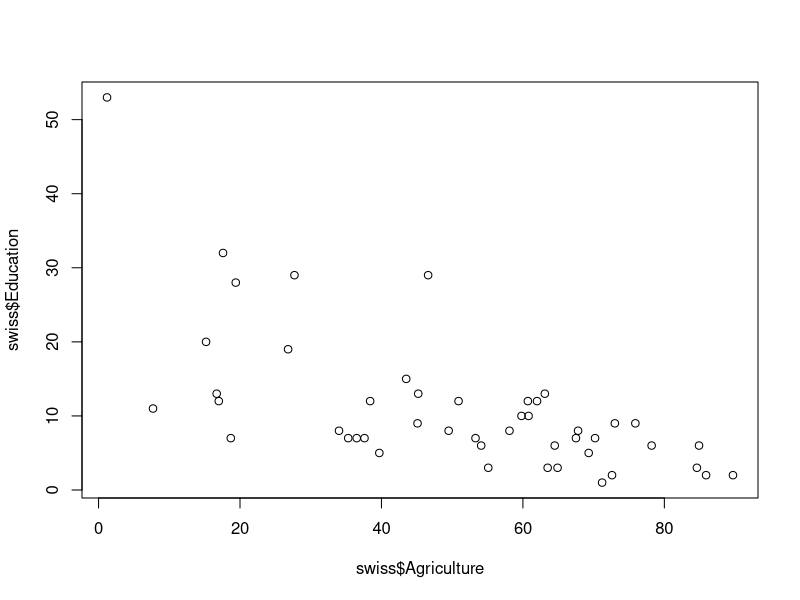
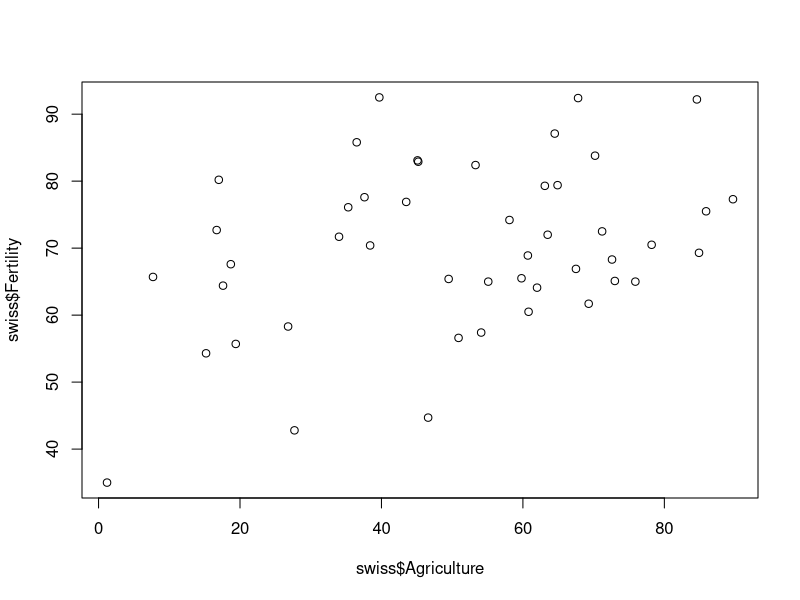
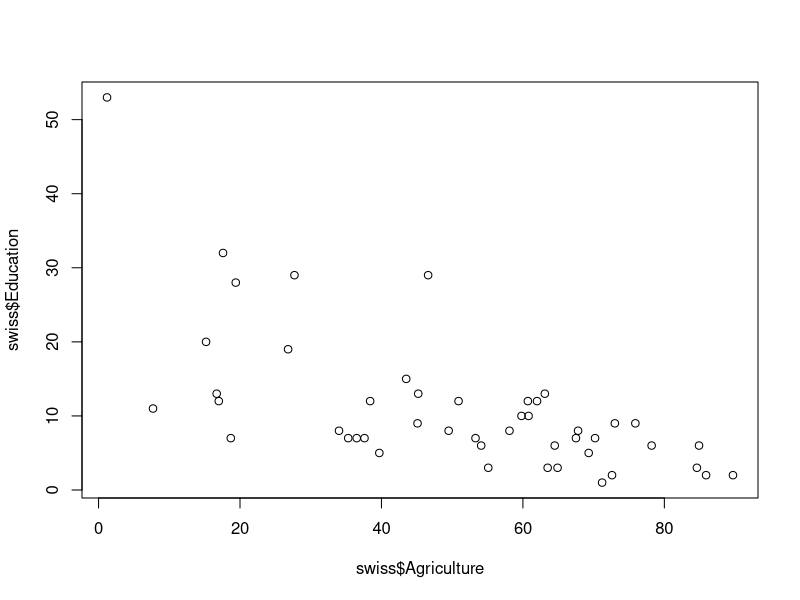

The R script that drew these images, in order:
## ---- chunk 1
options(width=60)
head(swiss)
## ---- chunk 2
plot(swiss$Agriculture, swiss$Education)
## ---- chunk 3
#| echo: fenced
#| output-location: column-fragment
1 + 3
mean(c(1, 3, 6))
## ---- chunk 4
#| echo: fenced
#| layout-ncol: 2
#| code-line-numbers: "|3-4,6|7"
#| fig-cap: !expr glue::glue("Swiss data are {nrow(swiss)} rows")
#| fig-height: 3
plot(swiss$Agriculture, swiss$Fertility)
plot(swiss$Agriculture, swiss$Education)
## ---- chunk 5
head(swiss)
## ---- chunk 6
for (i in letters[1:3]){
  print(i)
}
## ---- chunk 7
mle_obj <- stats4::mle(function(x = 1) (x - 2) ^ 2)
typeof(mle_obj)
print("We don't write for loops")
